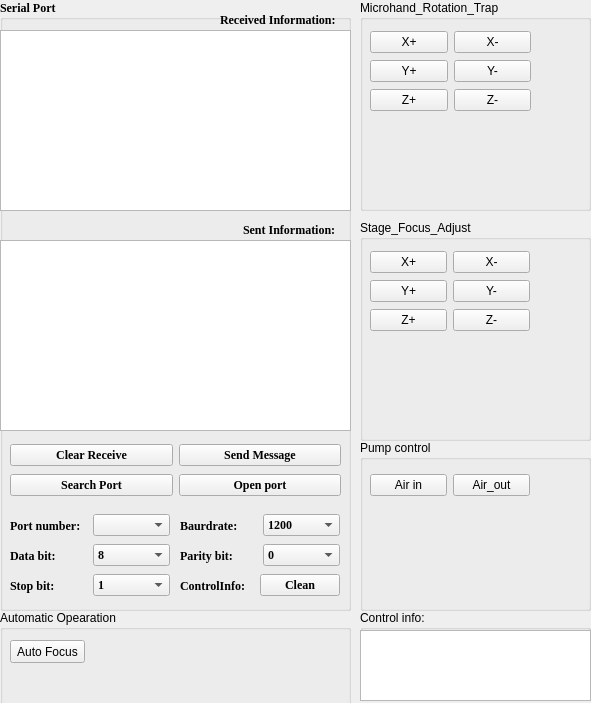
    <widget class="QWidget" name="MicrohandControl">
     <property name="geometry">
      <rect>
       <x>0</x>
       <y>0</y>
       <width>591</width>
       <height>703</height>
      </rect>
     </property>
     <attribute name="label">
      <string>1.MicrohandControl</string>
     </attribute>
     <widget class="QGroupBox" name="groupBox_13">
      <property name="geometry">
       <rect>
        <x>0</x>
        <y>0</y>
        <width>351</width>
        <height>611</height>
       </rect>
      </property>
      <property name="font">
       <font>
        <family>Times New Roman</family>
        <weight>75</weight>
        <bold>true</bold>
       </font>
      </property>
      <property name="title">
       <string>Serial Port</string>
      </property>
      <widget class="QTextEdit" name="recvTextEdit">
       <property name="geometry">
        <rect>
         <x>0</x>
         <y>30</y>
         <width>351</width>
         <height>181</height>
        </rect>
       </property>
      </widget>
      <widget class="QLabel" name="label_4">
       <property name="geometry">
        <rect>
         <x>220</x>
         <y>10</y>
         <width>131</width>
         <height>20</height>
        </rect>
       </property>
       <property name="text">
        <string>Received Information:</string>
       </property>
      </widget>
      <widget class="QLabel" name="label_5">
       <property name="geometry">
        <rect>
         <x>243</x>
         <y>220</y>
         <width>101</width>
         <height>20</height>
        </rect>
       </property>
       <property name="text">
        <string>Sent Information:</string>
       </property>
      </widget>
      <widget class="QTextEdit" name="sendTextEdit">
       <property name="geometry">
        <rect>
         <x>0</x>
         <y>240</y>
         <width>351</width>
         <height>191</height>
        </rect>
       </property>
      </widget>
      <widget class="QWidget" name="horizontalLayoutWidget_3">
       <property name="geometry">
        <rect>
         <x>10</x>
         <y>440</y>
         <width>331</width>
         <height>31</height>
        </rect>
       </property>
       <layout class="QHBoxLayout" name="horizontalLayout_8">
        <item>
         <widget class="QPushButton" name="clearButton">
          <property name="text">
           <string>Clear Receive</string>
          </property>
         </widget>
        </item>
        <item>
         <widget class="QPushButton" name="sendButton">
          <property name="text">
           <string>Send Message</string>
          </property>
         </widget>
        </item>
       </layout>
      </widget>
      <widget class="QWidget" name="horizontalLayoutWidget_4">
       <property name="geometry">
        <rect>
         <x>10</x>
         <y>470</y>
         <width>331</width>
         <height>31</height>
        </rect>
       </property>
       <layout class="QHBoxLayout" name="horizontalLayout_9">
        <item>
         <widget class="QPushButton" name="searchButton">
          <property name="text">
           <string>Search Port</string>
          </property>
         </widget>
        </item>
        <item>
         <widget class="QPushButton" name="openButton">
          <property name="text">
           <string>Open port</string>
          </property>
         </widget>
        </item>
       </layout>
      </widget>
      <widget class="QWidget" name="horizontalLayoutWidget_5">
       <property name="geometry">
        <rect>
         <x>10</x>
         <y>510</y>
         <width>160</width>
         <height>31</height>
        </rect>
       </property>
       <layout class="QHBoxLayout" name="horizontalLayout_10">
        <item>
         <widget class="QLabel" name="label_6">
          <property name="text">
           <string>Port number:</string>
          </property>
         </widget>
        </item>
        <item>
         <widget class="QComboBox" name="portNameBox"/>
        </item>
       </layout>
      </widget>
      <widget class="QWidget" name="horizontalLayoutWidget_6">
       <property name="geometry">
        <rect>
         <x>180</x>
         <y>510</y>
         <width>160</width>
         <height>31</height>
        </rect>
       </property>
       <layout class="QHBoxLayout" name="horizontalLayout_11">
        <item>
         <widget class="QLabel" name="label_7">
          <property name="text">
           <string>Baurdrate:</string>
          </property>
         </widget>
        </item>
        <item>
         <widget class="QComboBox" name="baudrateBox">
          <item>
           <property name="text">
            <string>1200</string>
           </property>
          </item>
          <item>
           <property name="text">
            <string>2400</string>
           </property>
          </item>
          <item>
           <property name="text">
            <string>4800</string>
           </property>
          </item>
          <item>
           <property name="text">
            <string>9600</string>
           </property>
          </item>
          <item>
           <property name="text">
            <string>115200</string>
           </property>
          </item>
         </widget>
        </item>
       </layout>
      </widget>
      <widget class="QWidget" name="horizontalLayoutWidget_7">
       <property name="geometry">
        <rect>
         <x>10</x>
         <y>540</y>
         <width>160</width>
         <height>31</height>
        </rect>
       </property>
       <layout class="QHBoxLayout" name="horizontalLayout_12">
        <item>
         <widget class="QLabel" name="label_8">
          <property name="text">
           <string>Data bit:</string>
          </property>
         </widget>
        </item>
        <item>
         <widget class="QComboBox" name="dataBitsBox">
          <item>
           <property name="text">
            <string>8</string>
           </property>
          </item>
         </widget>
        </item>
       </layout>
      </widget>
      <widget class="QWidget" name="horizontalLayoutWidget_8">
       <property name="geometry">
        <rect>
         <x>180</x>
         <y>540</y>
         <width>160</width>
         <height>31</height>
        </rect>
       </property>
       <layout class="QHBoxLayout" name="horizontalLayout_13">
        <item>
         <widget class="QLabel" name="label_9">
          <property name="text">
           <string>Parity bit:</string>
          </property>
         </widget>
        </item>
        <item>
         <widget class="QComboBox" name="ParityBox">
          <item>
           <property name="text">
            <string>0</string>
           </property>
          </item>
         </widget>
        </item>
       </layout>
      </widget>
      <widget class="QWidget" name="horizontalLayoutWidget_9">
       <property name="geometry">
        <rect>
         <x>10</x>
         <y>570</y>
         <width>160</width>
         <height>31</height>
        </rect>
       </property>
       <layout class="QHBoxLayout" name="horizontalLayout_14">
        <item>
         <widget class="QLabel" name="label_10">
          <property name="text">
           <string>Stop bit:</string>
          </property>
         </widget>
        </item>
        <item>
         <widget class="QComboBox" name="stopBitsBox">
          <item>
           <property name="text">
            <string>1</string>
           </property>
          </item>
          <item>
           <property name="text">
            <string>2</string>
           </property>
          </item>
         </widget>
        </item>
       </layout>
      </widget>
      <widget class="QWidget" name="horizontalLayoutWidget_10">
       <property name="geometry">
        <rect>
         <x>180</x>
         <y>570</y>
         <width>160</width>
         <height>31</height>
        </rect>
       </property>
       <layout class="QHBoxLayout" name="horizontalLayout_2">
        <item>
         <widget class="QLabel" name="label_11">
          <property name="text">
           <string>ControlInfo:</string>
          </property>
         </widget>
        </item>
        <item>
         <widget class="QPushButton" name="pushButton_controlclean">
          <property name="text">
           <string>Clean</string>
          </property>
         </widget>
        </item>
       </layout>
      </widget>
     </widget>
     <widget class="QGroupBox" name="groupBox_14">
      <property name="geometry">
       <rect>
        <x>360</x>
        <y>0</y>
        <width>231</width>
        <height>211</height>
       </rect>
      </property>
      <property name="title">
       <string>Microhand_Rotation_Trap</string>
      </property>
      <widget class="QWidget" name="gridLayoutWidget_2">
       <property name="geometry">
        <rect>
         <x>10</x>
         <y>30</y>
         <width>161</width>
         <height>83</height>
        </rect>
       </property>
       <layout class="QGridLayout" name="gridLayout_2">
        <item row="1" column="0">
         <widget class="QPushButton" name="pushButton_hand_y_up">
          <property name="text">
           <string>Y+</string>
          </property>
         </widget>
        </item>
        <item row="1" column="1">
         <widget class="QPushButton" name="pushButton_hand_y_down">
          <property name="text">
           <string>Y-</string>
          </property>
         </widget>
        </item>
        <item row="0" column="1">
         <widget class="QPushButton" name="pushButton_hand_x_down">
          <property name="text">
           <string>X-</string>
          </property>
         </widget>
        </item>
        <item row="0" column="0">
         <widget class="QPushButton" name="pushButton_hand_x_up">
          <property name="text">
           <string>X+</string>
          </property>
         </widget>
        </item>
        <item row="2" column="0">
         <widget class="QPushButton" name="pushButton_hand_z_up">
          <property name="text">
           <string>Z+</string>
          </property>
         </widget>
        </item>
        <item row="2" column="1">
         <widget class="QPushButton" name="pushButton_hand_z_down">
          <property name="text">
           <string>Z-</string>
          </property>
         </widget>
        </item>
       </layout>
      </widget>
     </widget>
     <widget class="QGroupBox" name="groupBox_15">
      <property name="geometry">
       <rect>
        <x>360</x>
        <y>220</y>
        <width>231</width>
        <height>221</height>
       </rect>
      </property>
      <property name="title">
       <string>Stage_Focus_Adjust</string>
      </property>
      <widget class="QWidget" name="gridLayoutWidget_3">
       <property name="geometry">
        <rect>
         <x>10</x>
         <y>30</y>
         <width>160</width>
         <height>83</height>
        </rect>
       </property>
       <layout class="QGridLayout" name="gridLayout_3">
        <item row="0" column="0">
         <widget class="QPushButton" name="pushButton_stage_x_up">
          <property name="text">
           <string>X+</string>
          </property>
         </widget>
        </item>
        <item row="1" column="0">
         <widget class="QPushButton" name="pushButton_stage_y_up">
          <property name="text">
           <string>Y+</string>
          </property>
         </widget>
        </item>
        <item row="1" column="1">
         <widget class="QPushButton" name="pushButton_stage_y_down">
          <property name="text">
           <string>Y-</string>
          </property>
         </widget>
        </item>
        <item row="0" column="1">
         <widget class="QPushButton" name="pushButton_stage_x_down">
          <property name="text">
           <string>X-</string>
          </property>
         </widget>
        </item>
        <item row="2" column="0">
         <widget class="QPushButton" name="pushButton_stage_z_up">
          <property name="text">
           <string>Z+</string>
          </property>
         </widget>
        </item>
        <item row="2" column="1">
         <widget class="QPushButton" name="pushButton_stage_z_down">
          <property name="text">
           <string>Z-</string>
          </property>
         </widget>
        </item>
       </layout>
      </widget>
     </widget>
     <widget class="QGroupBox" name="groupBox_16">
      <property name="geometry">
       <rect>
        <x>0</x>
        <y>610</y>
        <width>351</width>
        <height>171</height>
       </rect>
      </property>
      <property name="title">
       <string>Automatic Opearation</string>
      </property>
      <widget class="QPushButton" name="pushButton_autofocus">
       <property name="geometry">
        <rect>
         <x>10</x>
         <y>30</y>
         <width>75</width>
         <height>23</height>
        </rect>
       </property>
       <property name="text">
        <string>Auto Focus</string>
       </property>
      </widget>
     </widget>
     <widget class="QGroupBox" name="groupBox_17">
      <property name="geometry">
       <rect>
        <x>360</x>
        <y>440</y>
        <width>231</width>
        <height>171</height>
       </rect>
      </property>
      <property name="title">
       <string>Pump control</string>
      </property>
      <widget class="QWidget" name="gridLayoutWidget_4">
       <property name="geometry">
        <rect>
         <x>10</x>
         <y>30</y>
         <width>160</width>
         <height>31</height>
        </rect>
       </property>
       <layout class="QGridLayout" name="gridLayout_4">
        <item row="0" column="0">
         <widget class="QPushButton" name="pushButton_2">
          <property name="text">
           <string>Air in</string>
          </property>
         </widget>
        </item>
        <item row="0" column="1">
         <widget class="QPushButton" name="pushButton_3">
          <property name="text">
           <string>Air_out</string>
          </property>
         </widget>
        </item>
       </layout>
      </widget>
     </widget>
     <widget class="QGroupBox" name="groupBox_18">
      <property name="geometry">
       <rect>
        <x>360</x>
        <y>610</y>
        <width>231</width>
        <height>91</height>
       </rect>
      </property>
      <property name="title">
       <string>Control info:</string>
      </property>
      <widget class="QTextEdit" name="textEdit_controlinfo">
       <property name="geometry">
        <rect>
         <x>0</x>
         <y>20</y>
         <width>231</width>
         <height>71</height>
        </rect>
       </property>
      </widget>
     </widget>
    </widget>
